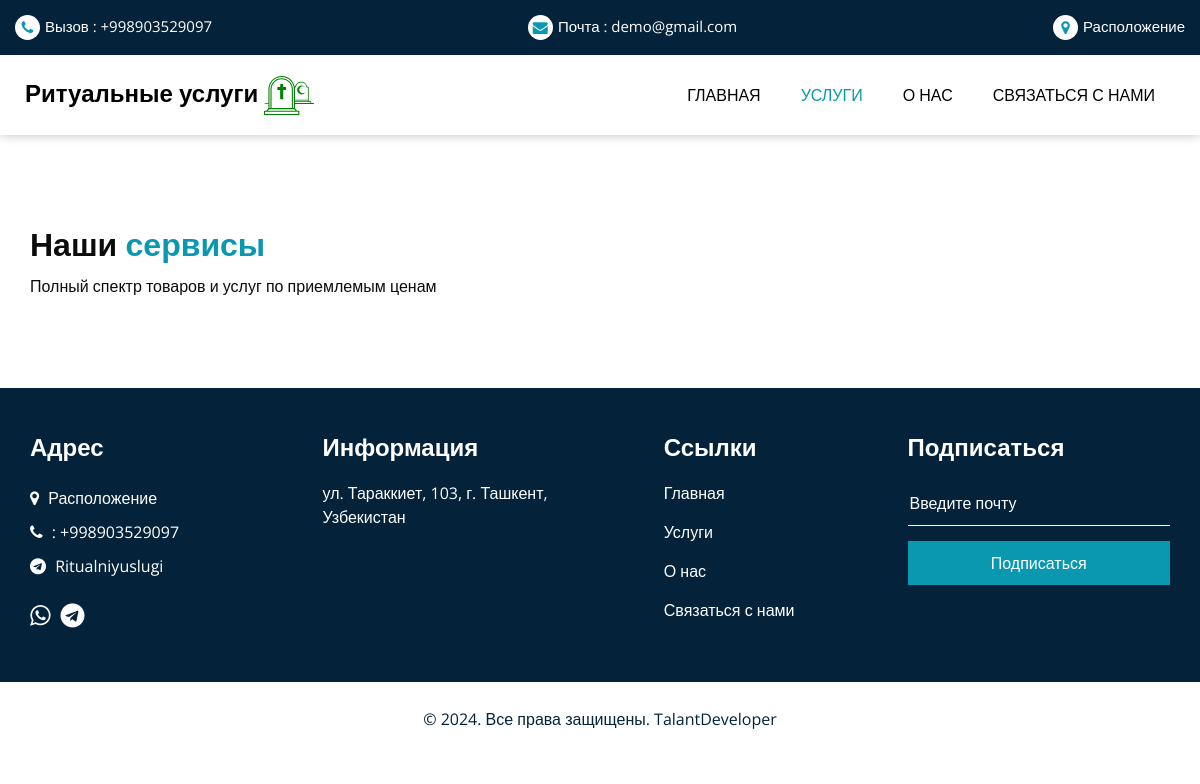
The app's page /service, older data.
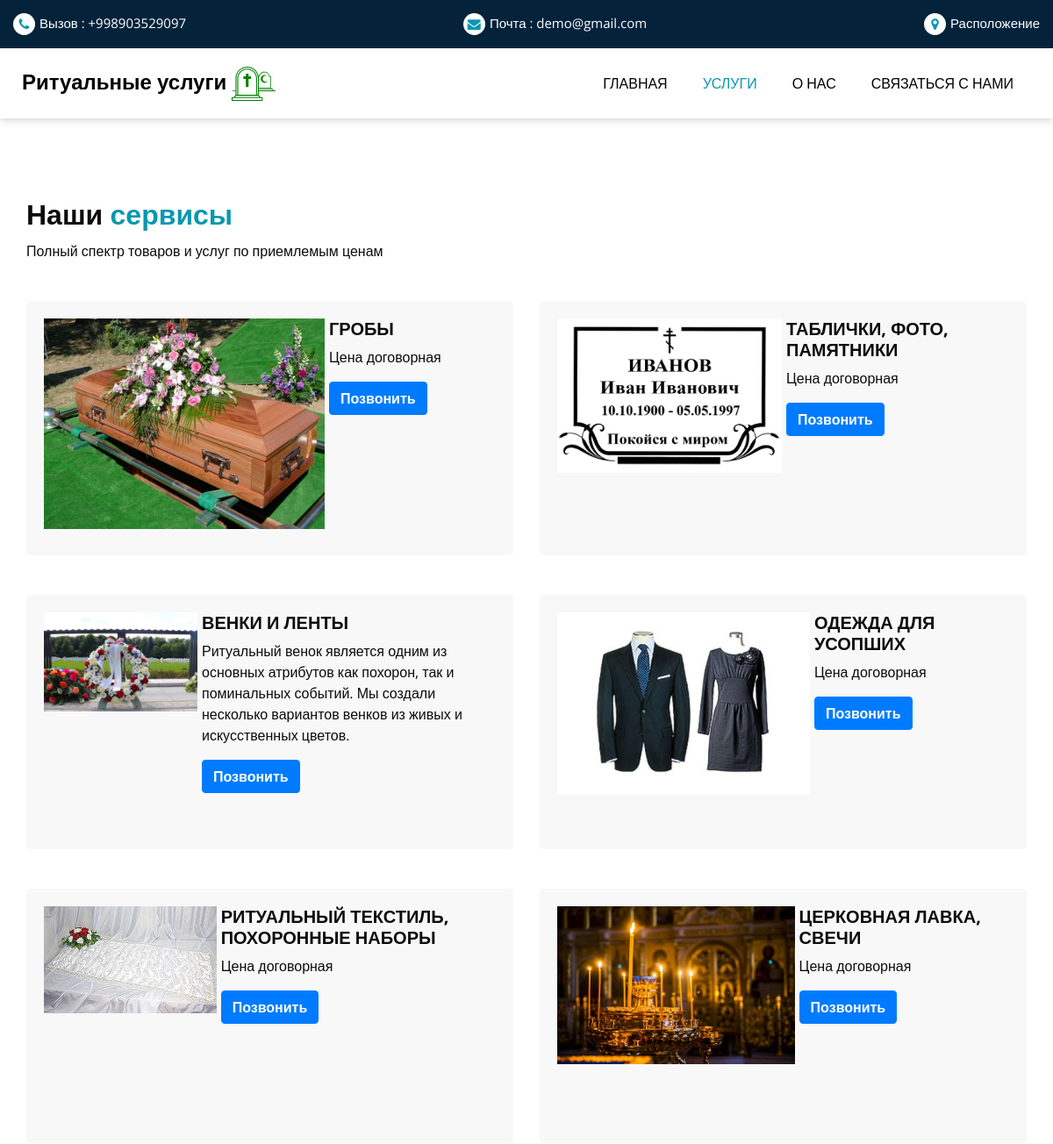
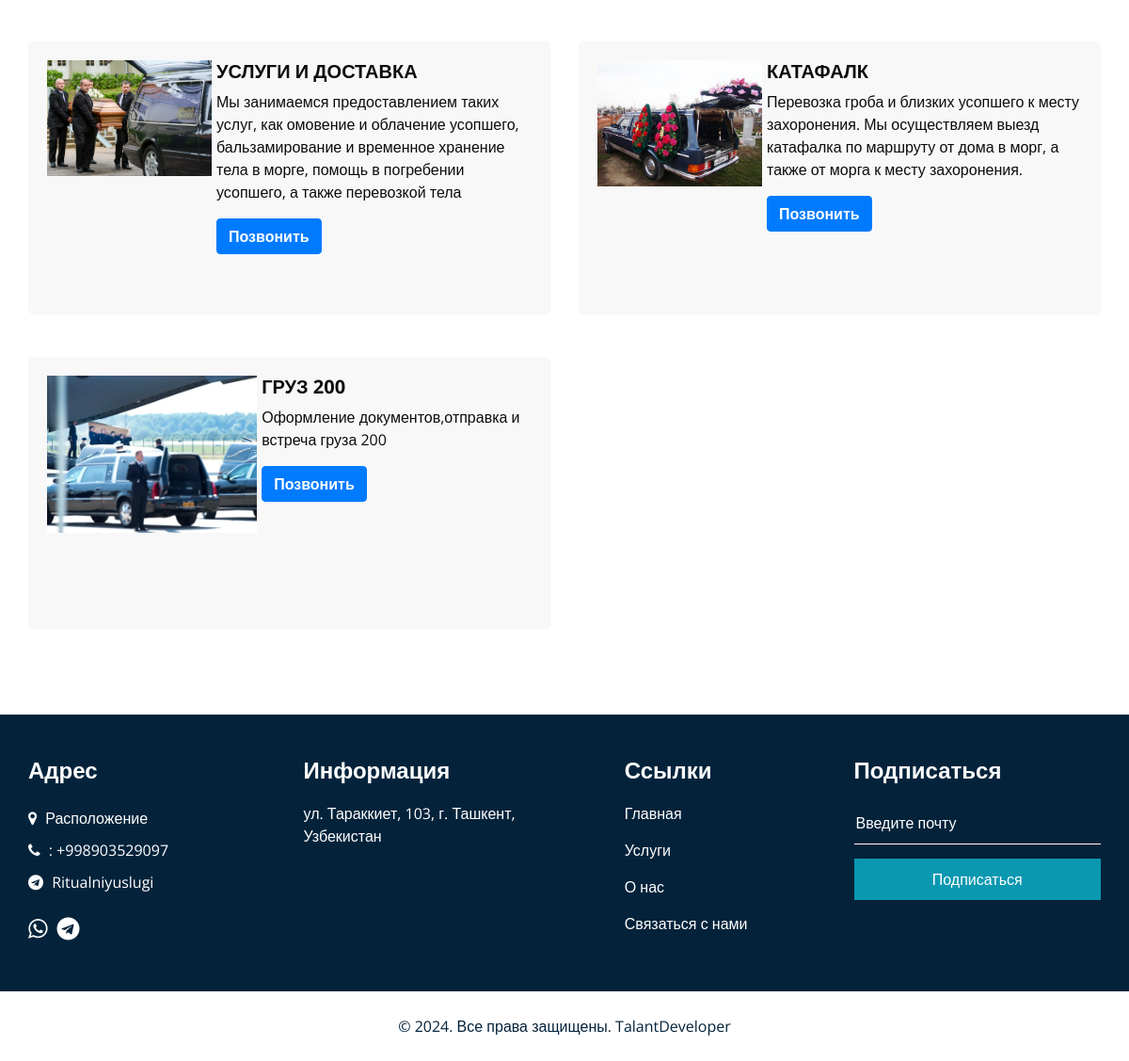
The same page, newer data (2 pictures, top to bottom).
### main/models.py (models this page shows, shortened)
class Service(models.Model):
    name = models.CharField(max_length=300, verbose_name='сервис')
    content = models.TextField(verbose_name='content')
    image = models.ImageField(upload_to='./image/')

### main/views.py (the view)
# urls.py: path('service', views.service_view, name='service'),
def service_view(request):
    services = Service.objects.all()
    return render(request, 'main/service.html', {'services': services})

### templates/main/service.html (shortened to what this page needs)
{% extends 'base_sub.html' %}
{% load static %}
{% block content %}
    <div class="hero_area">
        <header class="header_section">
            <div class="header_top">
                <div class="container-fluid ">
                    <div class="contact_nav">
                        <a href="tel:+998903529097">
                            <i class="fa fa-phone" aria-hidden="true"></i>
                            <span>
                            Вызов : +998903529097
                            </span>
                        </a>
                        <a href="mailto:demo@gmail.com">
                            <i class="fa fa-envelope" aria-hidden="true"></i>
                            <span>
                            Почта : demo@gmail.com
                            </span>
                        </a>
                        <a href="https://www.google.com/maps/place/Toshkent+davlat+stomatologiya+instituti+eski/@41.3087803,69.299029,19.01z/data=!4m6!3m5!1s0x38aef527cfd7beab:0x41490626bc752d26!8m2!3d41.309198!4d69.2990049!16s%2Fg%2F11bzs4xs68?entry=ttu"
                           target="_blank">
                            <i class="fa fa-map-marker" aria-hidden="true"></i>
                            <span>
                                Расположение
                            </span>
                        </a>
                    </div>
                </div>
            </div>
            <div class="header_bottom">
                <div class="container-fluid">
                    <nav class="navbar navbar-expand-lg custom_nav-container ">
                        <a class="navbar-brand" href="{% url 'main:welcome' %}">
                            <span>
                                Ритуальные услуги
                                <img src="{% static 'images/favoricon.svg' %}" alt="" width="50">
                            </span>
                        </a>
                        <div class="collapse navbar-collapse" id="navbarSupportedContent">
                            <ul class="navbar-nav  ">
                                <li class="nav-item">
                                    <a class="nav-link" href="{% url 'main:welcome' %}">
                                        Главная
                                    </a>
                                </li>
                                <li class="nav-item active">
                                    <a class="nav-link" href="{% url 'main:service' %}">
                                        Услуги
                                    </a>
                                </li>
                                <li class="nav-item">
                                    <a class="nav-link" href="{% url 'main:about' %}">
                                        О нас
                                    </a>
                                </li>
                                <li class="nav-item">
                                    <a class="nav-link" href="{% url 'main:contact' %}">
                                        Связаться с нами
                                    </a>
                                </li>
                            </ul>
                        </div>
                    </nav>
                </div>
            </div>
        </header>
    </div>
    <section class="service_section layout_padding">
        <div class="service_container">
            <div class="container ">
                <div class="heading_container">
                    <h2>
                        Наши <span>сервисы</span>
                    </h2>
                    <p>
                        Полный спектр товаров и услуг по приемлемым ценам
                    </p>
                </div>
                <div class="row">
                    {% for service in services %}
                        <div class="col-md-6 ">
                            <div class="box ">
                                <div class="img-box">
                                    <img src="{{ service.image.url }}" alt="">
                                </div>
                                <div class="detail-box">
                                    <h5>
                                        {{ service.name }}
                                    </h5>
                                    <p>
                                        {{ service.content }}
                                    </p>
                                    <a href="tel:+998903529097" class="btn btn-primary text-white">
                                        Позвонить
                                    </a>
                                </div>
                            </div>
                        </div>
                    {% endfor %}
                </div>
            </div>
        </div>
    </section>
{% endblock %}

### templates/base_sub.html (shortened to what this page needs)
<!DOCTYPE html>
{% load static %}
<html lang="ru">
<head>
    <link rel="stylesheet" type="text/css" href="{% static 'css/bootstrap.css' %}"/>
    <link rel="stylesheet" type="text/css"
          href="https://cdnjs.cloudflare.com/ajax/libs/OwlCarousel2/2.3.4/assets/owl.carousel.min.css"/>
    <link href="{% static 'css/font-awesome.min.css' %}" rel="stylesheet"/>
    <link href="{% static 'css/style.css' %}" rel="stylesheet"/>
    <link href="{% static 'css/responsive.css' %}" rel="stylesheet"/>
</head>
<body class="sub_page">
{% block content %}
{% endblock %}
<section class="info_section layout_padding2">
    <div class="container">
        <div class="row">
            <div class="col-md-6 col-lg-3 info_col">
                <div class="info_contact">
                    <h4>
                        Адрес
                    </h4>
                    <div class="contact_link_box">
                        <a target="_blank"
                           href="https://www.google.com/maps/place/Toshkent+davlat+stomatologiya+instituti+eski/@41.3082914,69.2994367,17z/data=!4m6!3m5!1s0x38aef527cfd7beab:0x41490626bc752d26!8m2!3d41.309198!4d69.2990049!16s%2Fg%2F11bzs4xs68?entry=ttu">
                            <i class="fa fa-map-marker" aria-hidden="true"></i>
                            <span>
                                Расположение
                            </span>
                        </a>
                        <a href="tel:+998903529097" target="_blank">
                            <i class="fa fa-phone" aria-hidden="true"></i>
                            <span>
                                : +998903529097
                            </span>
                        </a>
                        <a href="https://t.me/Ritualniyuslugi" target="_blank">
                            <i class="fa fa-telegram" aria-hidden="true"></i>
                            <span>
                  Ritualniyuslugi
                </span>
                        </a>
                    </div>
                </div>
                <div class="info_social">
                    <a href="https://www.whatsapp.com/+998903529097">
                        <i class="fa fa-whatsapp" aria-hidden="true"></i>
                    </a>
                    <a href="https://t.me/+998903529097">
                        <i class="fa fa-telegram" aria-hidden="true"></i>
                    </a>
                </div>
            </div>
            <div class="col-md-6 col-lg-3 info_col">
                <div class="info_detail">
                    <h4>
                        Информация
                    </h4>
                    <p>
                        ул. Тараккиет, 103, г. Ташкент, Узбекистан
                    </p>
                </div>
            </div>
            <div class="col-md-6 col-lg-2 mx-auto info_col">
                <div class="info_link_box">
                    <h4>
                        Ссылки
                    </h4>
                    <div class="info_links">
                        <a class="active" href="{% url 'main:welcome' %}">
                            Главная
                        </a>
                        <a class="" href="{% url 'main:service' %}">
                            Услуги
                        </a>
                        <a class="" href="{% url 'main:about' %}">
                            О нас
                        </a>
                        <a class="" href="{% url 'main:contact' %}">
                            Связаться с нами
                        </a>
                    </div>
                </div>
            </div>
            <div class="col-md-6 col-lg-3 info_col ">
                <h4>
                    Подписаться
                </h4>
                <form action="" method="get">
                    <input type="email" placeholder="Введите почту"/>
                    <button type="submit">
                        Подписаться
                    </button>
                </form>
            </div>
        </div>
    </div>
</section>
<section class="footer_section">
    <div class="container">
        <p>
            &copy; <span id="displayYear"></span>. Все права защищены.
            <a href="https://github.com/TalantDeveloper" target="_blank">TalantDeveloper</a>
        </p>
    </div>
</section>
</body>
</html>

### static/css/responsive.css (style rules this page uses)
@media (min-width: 1200px) { .container { max-width: 1170px; } }

Row changes from the older to the newer data that the page shows:
added Service: image (picture), name "ГРОБЫ", content "Цена договорная"
added Service: image (picture), name "ТАБЛИЧКИ, ФОТО, ПАМЯТНИКИ", content "Цена договорная"
added Service: image (picture), name "ВЕНКИ И ЛЕНТЫ", content "Ритуальный венок является одним из основных атрибутов как похорон, так и поминальных событий. Мы создали несколько вариантов венков из живых и искусственных цветов."
added Service: image (picture), name "ОДЕЖДА ДЛЯ УСОПШИХ", content "Цена договорная"
added Service: image (picture), name "РИТУАЛЬНЫЙ ТЕКСТИЛЬ, ПОХОРОННЫЕ НАБОРЫ", content "Цена договорная"
added Service: image (picture), name "ЦЕРКОВНАЯ ЛАВКА, СВЕЧИ", content "Цена договорная"
added Service: image (picture), name "УСЛУГИ И ДОСТАВКА", content "Мы занимаемся предоставлением таких услуг, как омовение и облачение усопшего, бальзамирование и временное хранение тела в морге, помощь в погребении усопшего, а также перевозкой тела"
added Service: image (picture), name "КАТАФАЛК", content "Перевозка гроба и близких усопшего к месту захоронения. Мы осуществляем выезд катафалка по маршруту от дома в морг, а также от морга к месту захоронения."
added Service: image (picture), name "ГРУЗ 200", content "Оформление документов,отправка и встреча груза 200"
